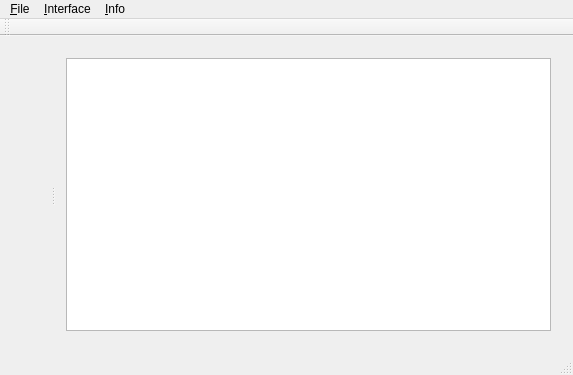
<?xml version="1.0" encoding="UTF-8"?>
<ui version="4.0">
 <class>SimplePadClass</class>
 <widget class="QMainWindow" name="SimplePadClass">
  <property name="geometry">
   <rect>
    <x>0</x>
    <y>0</y>
    <width>573</width>
    <height>375</height>
   </rect>
  </property>
  <property name="windowTitle">
   <string>SimplePad</string>
  </property>
  <widget class="QWidget" name="centralWidget">
   <property name="sizePolicy">
    <sizepolicy hsizetype="Preferred" vsizetype="Preferred">
     <horstretch>0</horstretch>
     <verstretch>0</verstretch>
    </sizepolicy>
   </property>
   <layout class="QGridLayout" name="gridLayout_3">
    <item row="0" column="0">
     <widget class="QSplitter" name="splitter">
      <property name="sizePolicy">
       <sizepolicy hsizetype="Expanding" vsizetype="Expanding">
        <horstretch>0</horstretch>
        <verstretch>0</verstretch>
       </sizepolicy>
      </property>
      <property name="minimumSize">
       <size>
        <width>0</width>
        <height>0</height>
       </size>
      </property>
      <property name="orientation">
       <enum>Qt::Horizontal</enum>
      </property>
      <widget class="QWidget" name="gridLayoutWidget">
       <layout class="QGridLayout" name="gridLayout">
        <property name="spacing">
         <number>0</number>
        </property>
       </layout>
      </widget>
      <widget class="QWidget" name="gridLayoutWidget_2">
       <layout class="QGridLayout" name="gridLayout_2">
        <item row="0" column="0">
         <widget class="QTextEdit" name="textEdit"/>
        </item>
       </layout>
      </widget>
     </widget>
    </item>
   </layout>
  </widget>
  <widget class="QMenuBar" name="menuBar">
   <property name="geometry">
    <rect>
     <x>0</x>
     <y>0</y>
     <width>573</width>
     <height>22</height>
    </rect>
   </property>
   <widget class="QMenu" name="menuFile">
    <property name="title">
     <string>&amp;File</string>
    </property>
    <addaction name="action_Open_File"/>
    <addaction name="action_Save"/>
    <addaction name="action_Print"/>
    <addaction name="actionOpe_n_folder_as_project"/>
    <addaction name="actionTest_Paint"/>
   </widget>
   <widget class="QMenu" name="menu_Interface">
    <property name="title">
     <string>&amp;Interface</string>
    </property>
    <widget class="QMenu" name="menu_Language">
     <property name="title">
      <string>&amp;Language</string>
     </property>
     <addaction name="actionEnglish"/>
     <addaction name="action_Russian"/>
    </widget>
    <widget class="QMenu" name="menu_Theme_selection">
     <property name="title">
      <string>&amp;Color theme</string>
     </property>
     <addaction name="action_Light"/>
     <addaction name="action_Dark"/>
    </widget>
    <addaction name="menu_Language"/>
    <addaction name="menu_Theme_selection"/>
   </widget>
   <widget class="QMenu" name="menu_Info">
    <property name="title">
     <string>&amp;Info</string>
    </property>
    <addaction name="action_About_SimplePad"/>
   </widget>
   <addaction name="menuFile"/>
   <addaction name="menu_Interface"/>
   <addaction name="menu_Info"/>
  </widget>
  <widget class="QToolBar" name="mainToolBar">
   <attribute name="toolBarArea">
    <enum>TopToolBarArea</enum>
   </attribute>
   <attribute name="toolBarBreak">
    <bool>false</bool>
   </attribute>
  </widget>
  <widget class="QStatusBar" name="statusBar"/>
  <action name="action_Open_File">
   <property name="icon">
    <iconset resource="SimplePad.qrc">
     <normaloff>:/Resource/open-file.png</normaloff>:/Resource/open-file.png</iconset>
   </property>
   <property name="text">
    <string>&amp;Open file</string>
   </property>
  </action>
  <action name="actionO_pen_file_Read_only">
   <property name="icon">
    <iconset resource="SimplePad.qrc">
     <normaloff>:/Resource/open-file.png</normaloff>:/Resource/open-file.png</iconset>
   </property>
   <property name="text">
    <string>O&amp;pen file(Read only)</string>
   </property>
  </action>
  <action name="action_Save">
   <property name="icon">
    <iconset>
     <normalon>:/Resource/save.png</normalon>
    </iconset>
   </property>
   <property name="text">
    <string>&amp;Save</string>
   </property>
  </action>
  <action name="actionEnglish">
   <property name="text">
    <string>&amp;English</string>
   </property>
  </action>
  <action name="action_Russian">
   <property name="text">
    <string>&amp;Russian</string>
   </property>
  </action>
  <action name="action_About_SimplePad">
   <property name="icon">
    <iconset resource="SimplePad.qrc">
     <normaloff>:/Resource/info.png</normaloff>:/Resource/info.png</iconset>
   </property>
   <property name="text">
    <string>&amp;About SimplePad</string>
   </property>
  </action>
  <action name="action_Light">
   <property name="text">
    <string>&amp;Light</string>
   </property>
  </action>
  <action name="action_Dark">
   <property name="text">
    <string>&amp;Dark</string>
   </property>
  </action>
  <action name="actionOpe_n_folder_as_project">
   <property name="text">
    <string>Se&amp;lect folder as project </string>
   </property>
  </action>
  <action name="action_Print">
   <property name="icon">
    <iconset resource="SimplePad.qrc">
     <normaloff>:/Resource/print.png</normaloff>:/Resource/print.png</iconset>
   </property>
   <property name="text">
    <string>&amp;Print</string>
   </property>
  </action>
  <action name="actionTest_Font">
   <property name="text">
    <string>Test Font</string>
   </property>
  </action>
  <action name="actionTest_Paint">
   <property name="text">
    <string>Test Paint</string>
   </property>
  </action>
 </widget>
 <layoutdefault spacing="6" margin="11"/>
 <resources>
  <include location="SimplePad.qrc"/>
 </resources>
 <connections/>
</ui>
